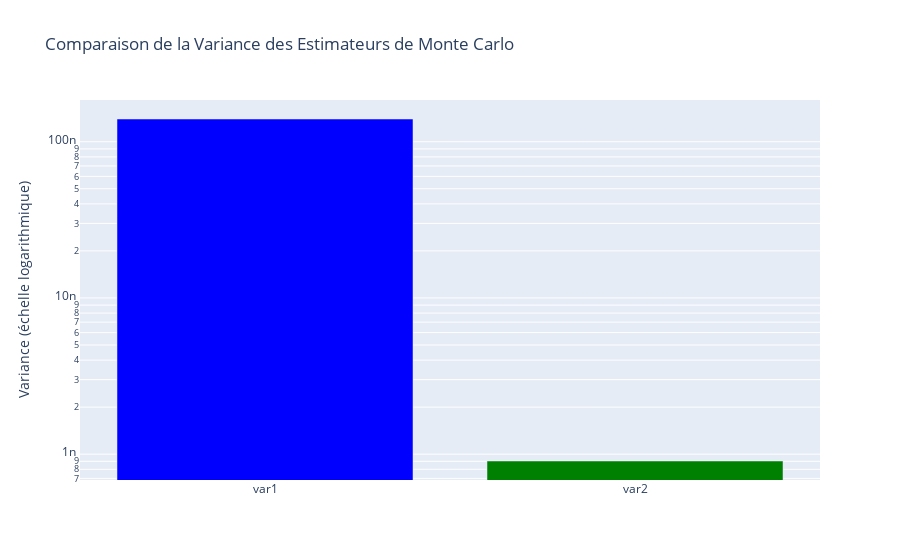

The code cell stored with this chart in its notebook:
### Markdown cell above
> Oui, en utilisant une loi instrumentale N(4,1), on cible mieux la queue de la distribution là où l'événement 
P(X>3) est plus probable. Cela augmente la fréquence d'échantillonnage des valeurs significatives pour l'estimation.
> C'est un bon choix dans ce cas car elle est centrée plus près de la région où X>3, augmentant ainsi la probabilité d'observer des échantillons dans cette zone critique, par rapport à la distribution normale standard. Donc la variance diminue comme on peut le contester.

### Code cell
fig = go.Figure(
    data=[
        go.Bar(x=['var1', 'var2'], 
               y=[var1, var2], 
               marker_color=['blue', 'green'])
    ],
    layout={
        'yaxis': {'type': 'log', 'title': 'Variance (échelle logarithmique)'},
        'title': 'Comparaison de la Variance des Estimateurs de Monte Carlo'
    }
)

fig.show()

### Figure 1 — Plotly figure (JSON) as saved in the notebook; plotly's stock layout.template omitted (floating-point values rounded to 4 significant figures)
{"data": [{"marker": {"color": ["blue", "green"]}, "type": "bar", "x": ["var1", "var2"], "y": [1.398e-07, 9.042e-10]}], "layout": {"title": {"text": "Comparaison de la Variance des Estimateurs de Monte Carlo"}, "yaxis": {"title": {"text": "Variance (échelle logarithmique)"}, "type": "log"}}}
